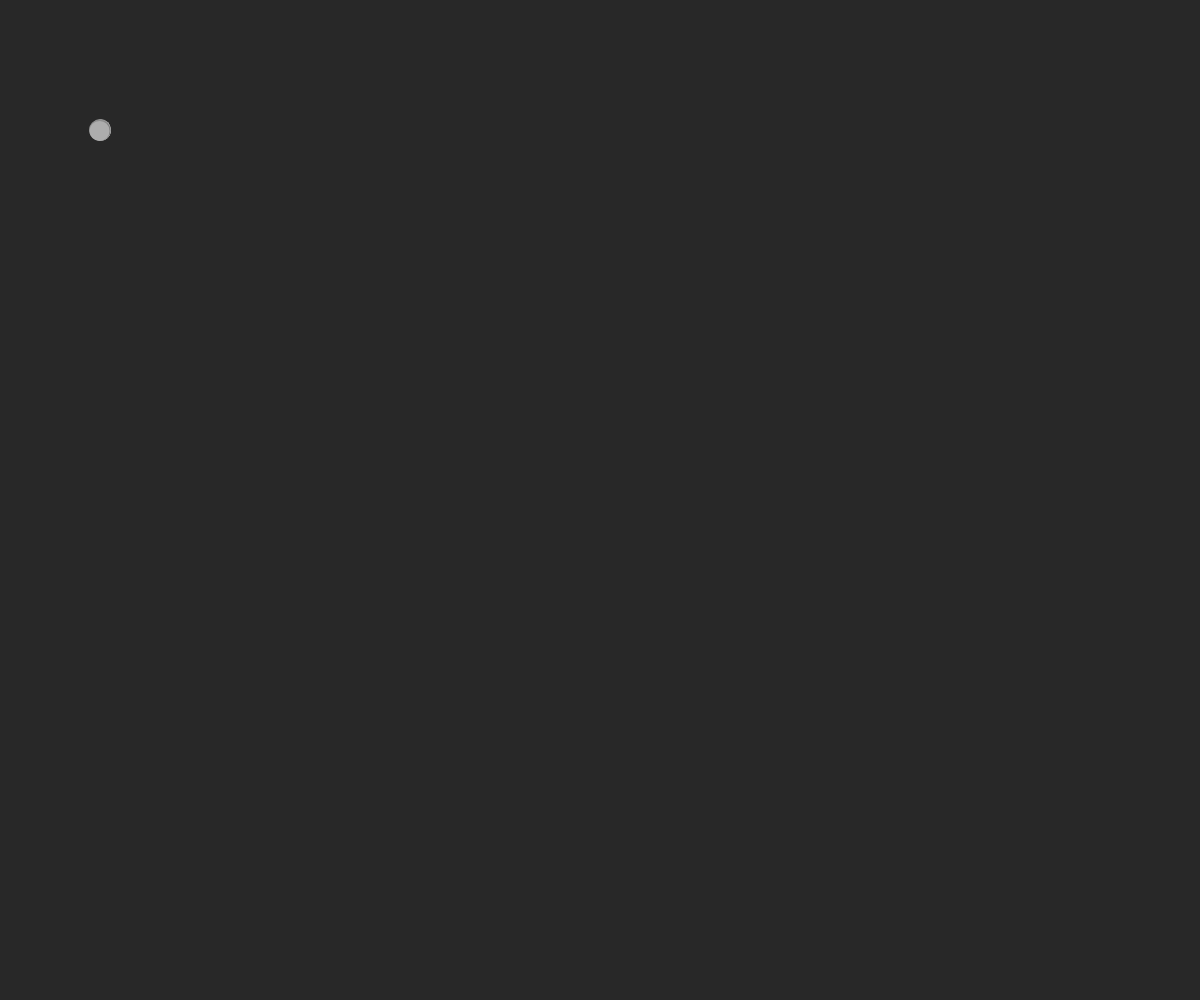
Frame 1 (no input)
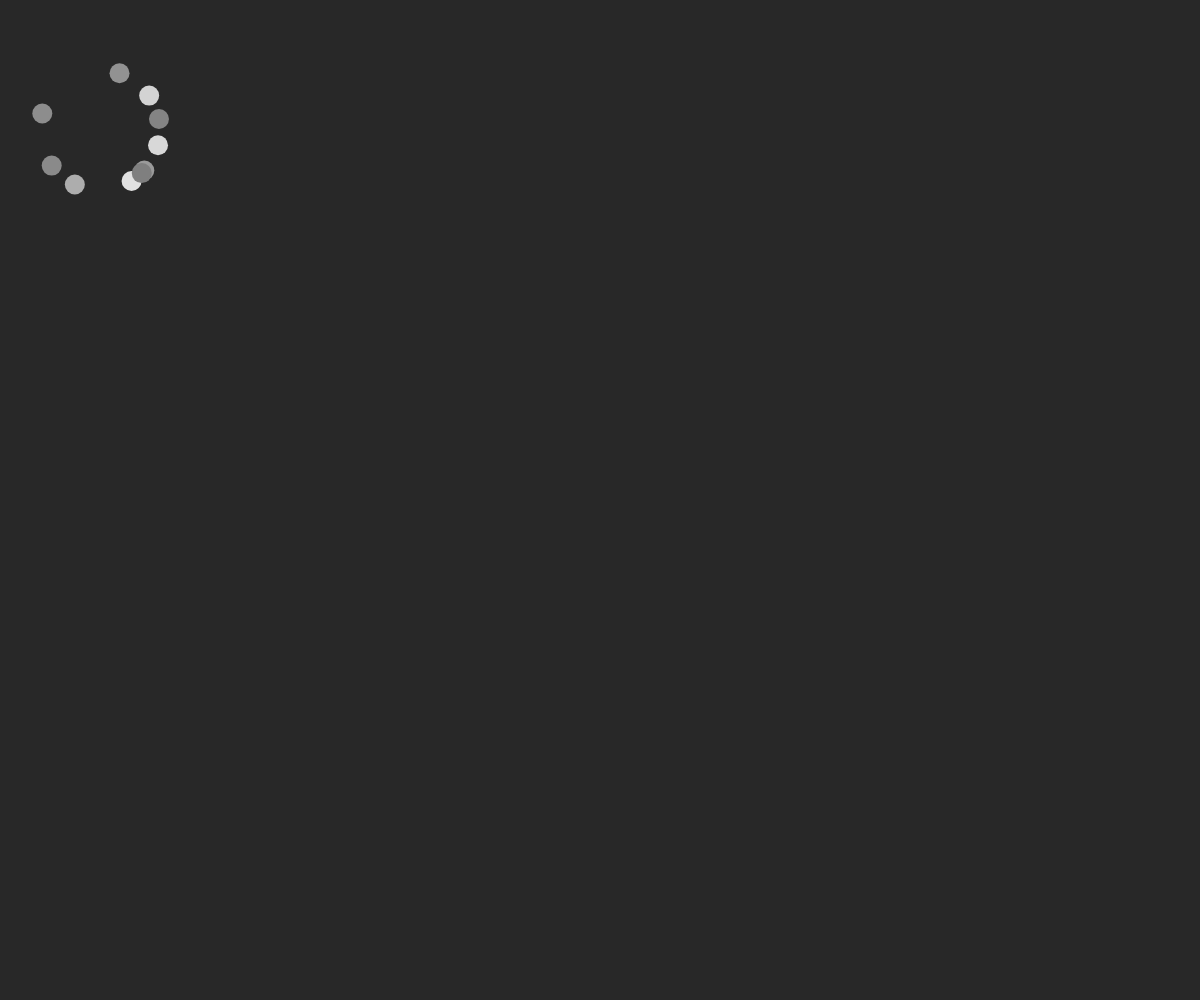
Frame 60 (no input)
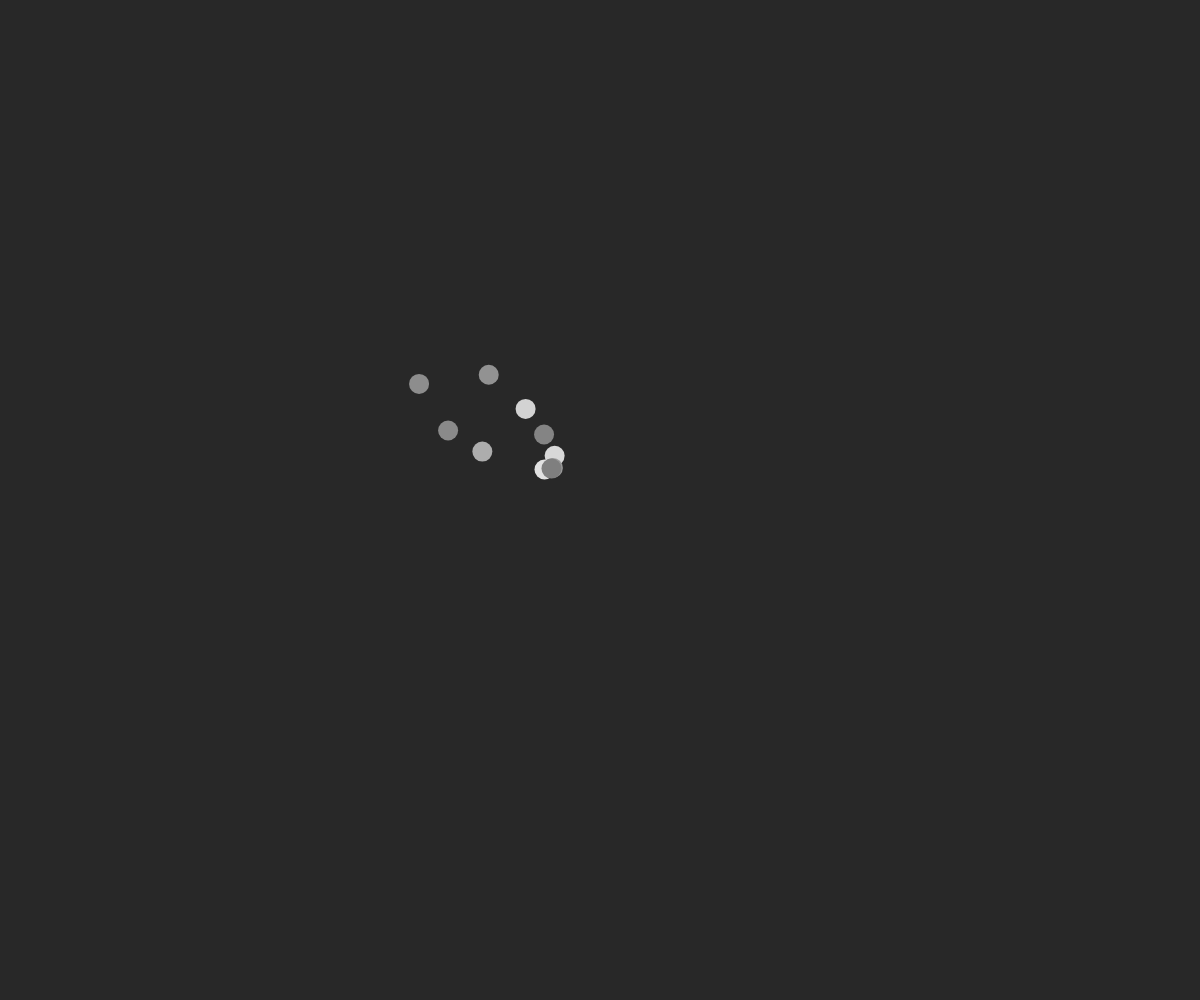
Frame 120 (the mouse pressed at the canvas centre since frame 60)

The p5.js sketch that drew these frames (run headless with seeded random() and noise() and a simulated clock; from frame 60 on, the mouse is pressed at the canvas centre):

// p5.js sketch
// ── sketch.js

var anzahl = 10;
var   ball=[];
var colorArr =[];
function setup() {
  createCanvas(windowWidth,windowHeight);
  frameRate(24);


  for(var i=0; i< anzahl; i++){
      (function(){var inp = new Ball;
                  ball.push(inp);
                  colorArr.push(random(100,255));
      })()
  }
}



function draw() {

  if(keyIsPressed){
    (function(){var inp = new Ball;
                ball.push(inp);
                colorArr.push(random(100,255));
    })()
  }

  background(40,40,40);


  for(var i=0; i< ball.length; i++){

    ball[i].pos = ball[i].pos.add(ball[i].vel);

    ball[i].vel.add(ball[i].acc);

    ball[i].vel.limit(10);

    fill(colorArr[i]);
    noStroke();
    ball[i].display(ball[i].pos.x, ball[i].pos.y);

    if(mouseIsPressed){
      var mouse = createVector(mouseX, mouseY);
      var dir = p5.Vector.sub(mouse, ball[i].pos);
      dir.normalize();
      dir.mult(0.5);

      ball[i].acc = dir;
    }

// Implement Wall------------------------------------
    if(ball[i].pos.y+10 > height){
      ball[i].vel.y *= -1;
      ball[i].acc.y *= -1;
    }
    if(ball[i].pos.x+10 > width){
      ball[i].vel.x *= -1;
      ball[i].acc.x *= -1;
    }
    if(ball[i].pos.x-10 < 0){
      ball[i].vel.x *= -1;
      ball[i].acc.x *= -1;
    }
    if(ball[i].pos.y-10 < 0){
      ball[i].vel.y *= -1;
      ball[i].acc.y *= -1;
    }
  }
}
function Ball(){
  this.pos = createVector(100,130);
  this.vel = p5.Vector.random2D();
  this.acc = createVector(0,0);
  this.display = function (x,y){ellipse(x,y,20)};

}
